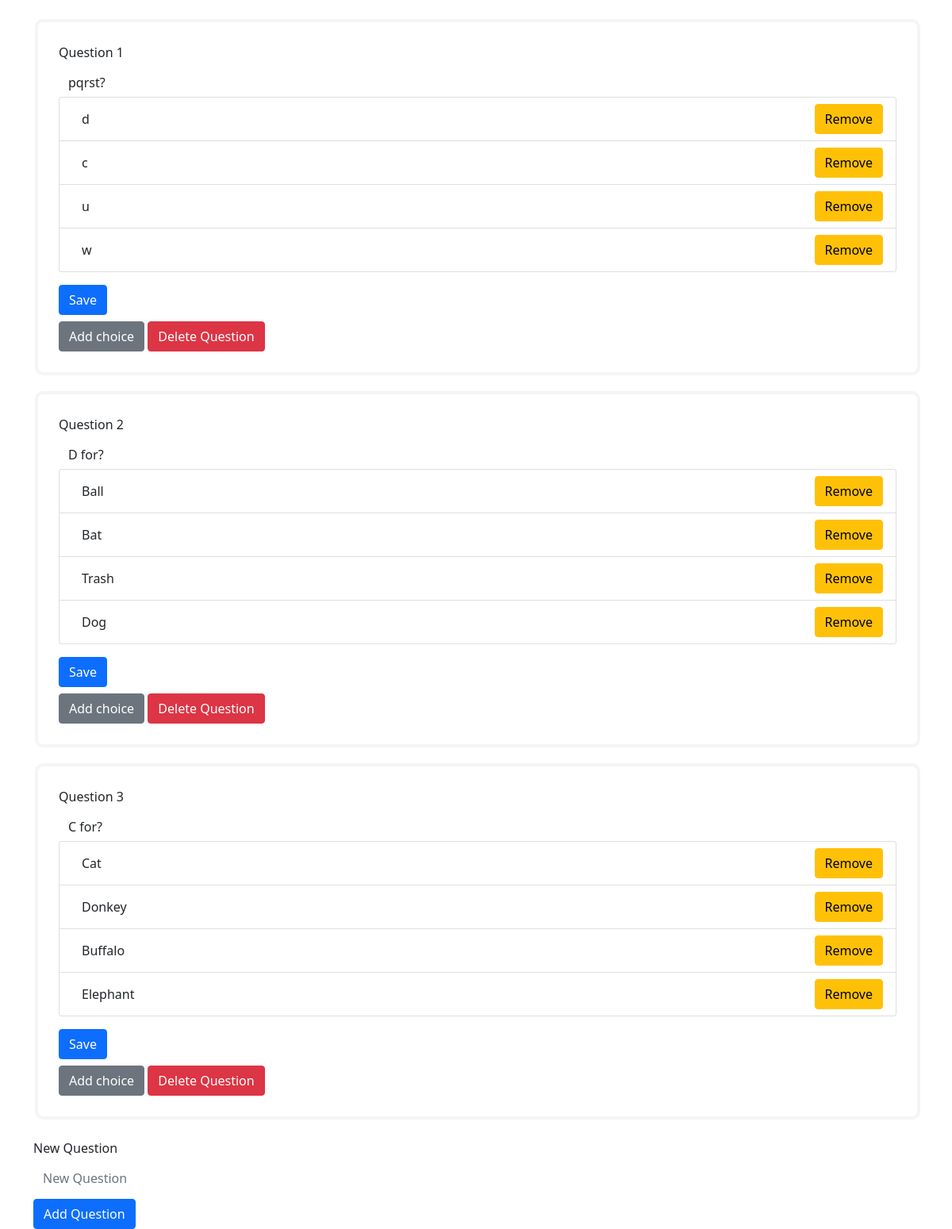
/Teacher/3/editQuestions, run on the app's committed database.
### Student/models.py (models this page shows, shortened)
class Question(models.Model):
    quiz = models.ForeignKey(Quiz, related_name='questions', on_delete=models.CASCADE)
    question_text = models.TextField()

class Choice(models.Model):
    question = models.ForeignKey(Question, related_name='answers', on_delete=models.CASCADE)
    choice_text = models.TextField()
    is_answer = models.BooleanField(default=False)

### Teacher/views.py (the view)
# urls.py: path('<int:quiz_id>/editQuestions', views.editQuestions, name="edit-questions"),
def editQuestions(request, quiz_id):
    return render(request, 'Teacher/editQuiz.html', {'quiz':Quiz.objects.get(pk = quiz_id),})

### Teacher/templates/Teacher/editQuiz.html (shortened to what this page needs)
{% extends 'Teacher/base.html' %}
{% load static %}
{% block content %}
<div class="container mt-4">
    {% for question in quiz.questions.all %}
    <div id="question_{{question.id}}" class="card mb-3 w-100">
        <div class="card-body">
            <form id="editQuestionForm_{{question.id}}" method="post" onsubmit="callEditQuestion(event, {{question.id }})">
                <div class="form-group">
                    <label for="question_text_{{question.id}}" class="form-label">Question {{ forloop.counter }}</label>
                    <input type="text" class="form-control" id="question_text_{{question.id}}" name="question_text_{{question.id}}" value="{{question.question_text}}" required>
                </div>
                <ul id="question_{{question.id}}_choice_list" class="list-group">
                    {% for choice in question.answers.all %}
                    <li id="choice_{{choice.id}}" class="list-group-item d-flex justify-content-between align-items-center">
                        <input type="text" class="form-control mr-2" name="choice_{{choice.id}}" value="{{choice.choice_text}}" required>
                        <button type="button" class="btn btn-warning" onclick="callDeleteChoice({{choice.id}}, {{question.id}})">Remove</button>
                    </li>
                    {% endfor %}
                </ul>
                <button type="submit" class="btn btn-primary mt-3">Save</button>
            </form>
            <button type="button" class="btn btn-secondary mt-2" onclick="toggleAddChoiceForm(event, {{ question.id }})">Add choice</button>
            <button type="button" class="btn btn-danger mt-2" onclick="callDeleteQuestion({{ question.id }})">Delete Question</button>
        </div>
    </div>
    {% endfor %}
    <form action="{% url 'Teacher:add-question' quiz.id %}" method="post" class="mt-4">
        <div class="form-group">
            <label for="new_question_text" class="form-label">New Question</label>
            <input type="text" class="form-control" id="new_question_text" name="new_question_text" placeholder="New Question">
        </div>
        <button type="submit" class="btn btn-primary mt-2">Add Question</button>
    </form>
</div>
{% endblock %}

### Teacher/static/Teacher/css/home.css (style rules this page uses)
.card { display: block; padding: 10px 10px; border: 4px solid whitesmoke; border-radius: 8px; transition: all 0.3s ease; width: 20rem; margin:20px 2px; border-radius: 10px; }
.form-control { border: 0px; }

### data on the page
Question: question_text "pqrst?"
Choice: choice_text "d"
Choice: choice_text "c"
Choice: choice_text "u"
Choice: choice_text "w"
Question: question_text "D for?"
Choice: choice_text "Ball"
Choice: choice_text "Bat"
Choice: choice_text "Trash"
Choice: choice_text "Dog"
Question: question_text "C for?"
Choice: choice_text "Cat"
Choice: choice_text "Donkey"
Choice: choice_text "Buffalo"
Choice: choice_text "Elephant"
